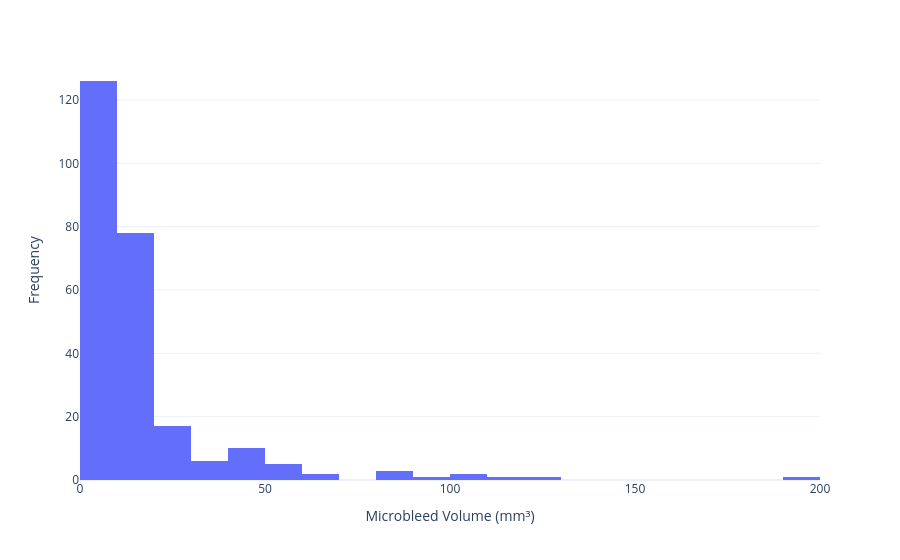

Here is the notebook cell this chart was saved with:
### Code cell
volumes = []

for subj in data["statistics"].values():
    volumes.extend(subj["microbleed_vol_mm3"])

import plotly.express as px

fig = px.histogram(
    volumes,
    nbins=30,
)

fig.update_layout(
    template="plotly_white",
    xaxis_title="Microbleed Volume (mm³)",
    yaxis_title="Frequency",
    showlegend=False
)

fig.show()
fig.write_image("cmb_vol_distr.png", width=1600, height=600, scale=3)

### Figure 1 — Plotly figure (JSON) as saved in the notebook; plotly's stock layout.template omitted (floating-point values rounded to 4 significant figures; data arrays with more than 128 entries replaced by an {"elided": "..."} marker saying what was removed)
{"data": [{"bingroup": "x", "hovertemplate": "variable=0<br>value=%{x}<br>count=%{y}<extra></extra>", "legendgroup": "0", "marker": {"color": "#636efa", "pattern": {"shape": ""}}, "name": "0", "nbinsx": 30, "orientation": "v", "showlegend": true, "type": "histogram", "x": {"elided": "253 float values"}, "xaxis": "x", "yaxis": "y"}], "layout": {"barmode": "relative", "legend": {"title": {"text": "variable"}, "tracegroupgap": 0}, "margin": {"t": 60}, "showlegend": false, "xaxis": {"anchor": "y", "domain": [0, 1], "title": {"text": "Microbleed Volume (mm³)"}}, "yaxis": {"anchor": "x", "domain": [0, 1], "title": {"text": "Frequency"}}}}
